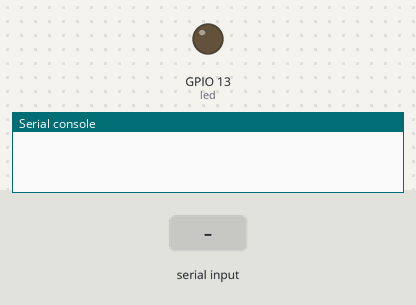
This program was run on a simulated ESP32 board running MicroPython. Shown: output pins drawn as LEDs (lit = HIGH), the last lines printed to the serial console. The test bench sets the inputs (shaded band).

Above: at 1.2 s.
1.3 s: "on\n" received over the second serial link
At 1.7 s:
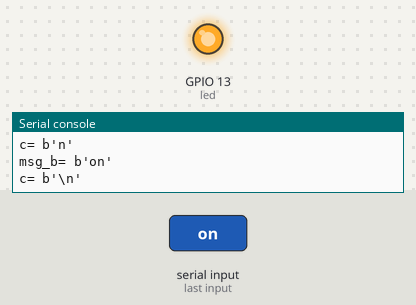
2.8 s: "1\n" received over the second serial link
At 4.1 s:
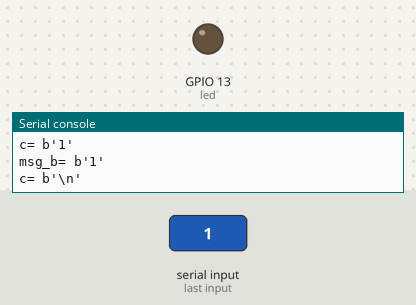
Timing chart, 0 to 5.8 s (numbered marks = the images above; inputs shaded):
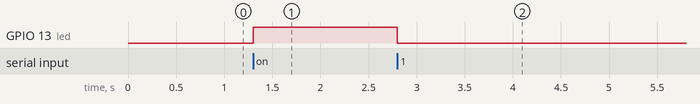

Measured:
- after the input at 1.3 s, GPIO 13 (led): LOW → HIGH at once
- after the input at 2.8 s, GPIO 13 (led): HIGH → LOW at once

The program:

esp32_bt.py
```python
import machine
import time

uart1 = machine.UART(1, baudrate=9600, tx=33 , rx=32 )

led = machine.Pin(13, machine.Pin.OUT)
button = machine.Pin(12, machine.Pin.IN, machine.Pin.PULL_UP)

uart1.write("Hello from esp32!\n")

msg_b = b''

while True:
    if uart1.any() > 0:
        c = uart1.read(1)
        print("c=",c)
        if c == b'\n':
            if msg_b == b'on':
                led.value(1)
            else:
                led.value(0)

            msg_b=b'' # clear buffer

        elif c == b'\r':
            pass

        else:
            msg_b += c
            print("msg_b=",msg_b)
```
